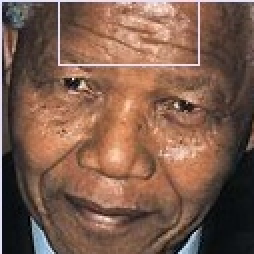
#> input picture CROP1.jpg, 127 x 127 px (shown 2 times larger)
$ python -i Skin_tone_classification.py   (imports and definitions only)
#> lines starting #> are read from the running program, lines starting #| are printed output that depends on the picture; after the words box and inside, x2 and y2 are one past the last pixel; in counts of white or black regions, pixels touching at a corner belong together
import numpy as np
import cv2
from sklearn.cluster import KMeans
from collections import Counter
import imutils
from matplotlib import pyplot as plt


rgb_lower = [141,85,36]
rgb_higher = [255,219,172]

skin_shades = {
    'dark' : [rgb_lower,[198,134,66]],
    'mild' : [[198,134,66],[224,172,105]],
    'fair':[[224,172,105],[241,194,125]],
    'bright' : [[241,194,125],rgb_higher]
}

convert_skintones = {}
# [7 lines not run here, left out]

def extractSkin(image):
    img = image.copy()
    black_img = np.zeros((img.shape[0],img.shape[1],img.shape[2]),dtype=np.uint8)
    img = cv2.cvtColor(img, cv2.COLOR_BGR2HSV)

    lower_threshold = np.array([0, 48, 80], dtype=np.uint8)
    print(lower_threshold)
    upper_threshold = np.array([20, 255, 255], dtype=np.uint8)
    print(upper_threshold)

    skinMask = cv2.inRange(img, lower_threshold, upper_threshold)
    skin = cv2.bitwise_and(img, img, mask=skinMask)
    return cv2.cvtColor(skin, cv2.COLOR_HSV2BGR)

# [48 lines left out: functions removeBlack, getColorInformation, extractDominantColor, not called in this run]

def plotColorBar(colorInformation):
    color_bar = np.zeros((100, 500, 3), dtype="uint8")
    top_x = 0
    for x in colorInformation:
        bottom_x = top_x + (x["color_percentage"] * color_bar.shape[1])
        color = tuple(map(int, (x['color'])))
        cv2.rectangle(color_bar, (int(top_x), 0),
                      (int(bottom_x), color_bar.shape[0]), color, -1)
        top_x = bottom_x
    return color_bar

# [1 line not run here, left out]

# [1 line that did not run here, left out]

# [1 line that did not run here, left out]
# [3 lines not run here, left out]

# [1 line that did not run here, left out]
# [3 lines not run here, left out]

# [1 line that did not run here, left out]

decimal_lower = (rgb_lower[0] * 256 * 256) + (rgb_lower[1] * 256) + rgb_lower[2]
decimal_higher = (rgb_higher[0] * 256 * 256) + (rgb_higher[1] * 256) + rgb_higher[2]
dominantColors = []
# [5 lines not run here, left out]

skin_tones = []
# [11 lines not run here, left out]
colour_bar = plotColorBar(dominantColors)
# [7 lines not run here, left out]

>>> import cv2
>>> picture = cv2.imread('CROP1.jpg')
#> picture is the input picture: shape (127, 127, 3); mean B, G, R 76.9, 92.9, 125.8
>>> result = extractSkin(picture)
#> in extractSkin, `img = cv2.cvtColor(img, cv2.COLOR_BGR2HSV)`: img: shape (127, 127, 3); mean H, S, V 26.1, 99.6, 127.1
#> in extractSkin, `skinMask = cv2.inRange(img, lower_threshold, upper_threshold)`:
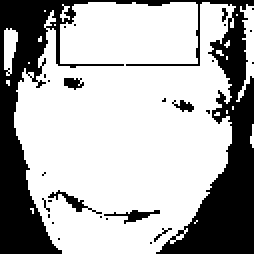
#> skinMask: shape (127, 127) (shown 2 times larger); 69.3% white; 27 black regions (22 under 20 px), largest, box (x1, y1, x2, y2) and area: (0, 0, 127, 127) 4671, (24, 95, 51, 107) 72, (52, 105, 80, 112) 70, (32, 39, 42, 45) 41, (86, 50, 97, 56) 35
#> in extractSkin, `skin = cv2.bitwise_and(img, img, mask=skinMask)`: skin: shape (127, 127, 3); mean H, S, V 6.9, 77.6, 105.5
#> in extractSkin, `return cv2.cvtColor(skin, cv2.COLOR_HSV2BGR)`:
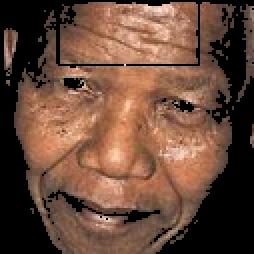
#> returned value: shape (127, 127, 3) (shown 2 times larger); mean B, G, R 58.3, 74.2, 105.5
